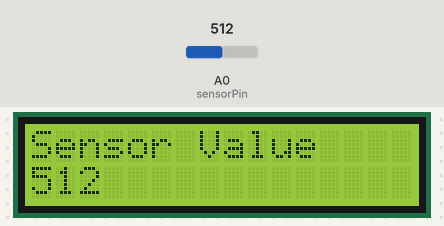
Simulated run of this sketch. Board: Arduino Uno, built with avr-gcc and run on an emulated ATmega328P. Parts: 16×2 character LCD. The test bench sets the inputs (shaded band); at power-on: A0 (sensorPin) = 512. What the sketch prints to the serial monitor is not drawn.

Above: at 1.2 s.
1.3 s: A0 (sensorPin) set to 716
At 2.5 s:
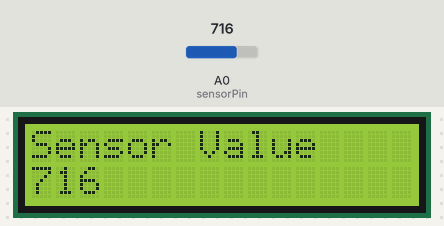
3.5 s: A0 (sensorPin) set to 900
At 5.2 s:
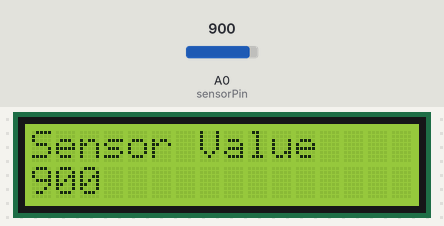
5.5 s: A0 (sensorPin) set to 1023
At 7.1 s:
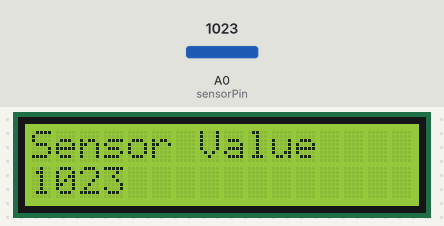
Timing chart, 0 to 8.6 s (numbered marks = the images above; inputs shaded):
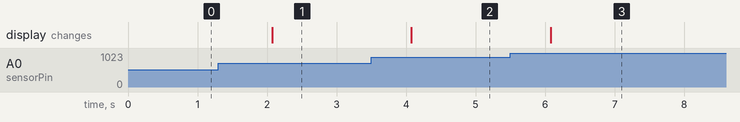

Measured:
- after the input at 1.3 s, the display: changes after 0.77 s (image 1)
- after the input at 3.5 s, the display: changes after 0.58 s (image 2)
- after the input at 5.5 s, the display: changes after 0.58 s (image 3)

The sketch:

V0.ino
```cpp
#include <LiquidCrystal.h>
LiquidCrystal lcd(12, 11, 5, 4, 3, 2);

void setup() {
  // initialize serial communication at 9600 bits per second:
  Serial.begin(9600);
  lcd.begin(16, 2);
  lcd.setCursor(0, 0);
  lcd.print("Ready");
}

void loop() {
  int sensorPin = A0;    // select the input pin for the current sensor
  int A0_Value = analogRead(sensorPin);
  Serial.println(A0_Value);

  // set the cursor to column 0, line 0
  lcd.setCursor(0, 0);
  // print some text
  lcd.print("Sensor Value");
  // move the cursor to the second line
  lcd.setCursor(0, 1);
  lcd.print(A0_Value);


  delay(1000);
}
```
